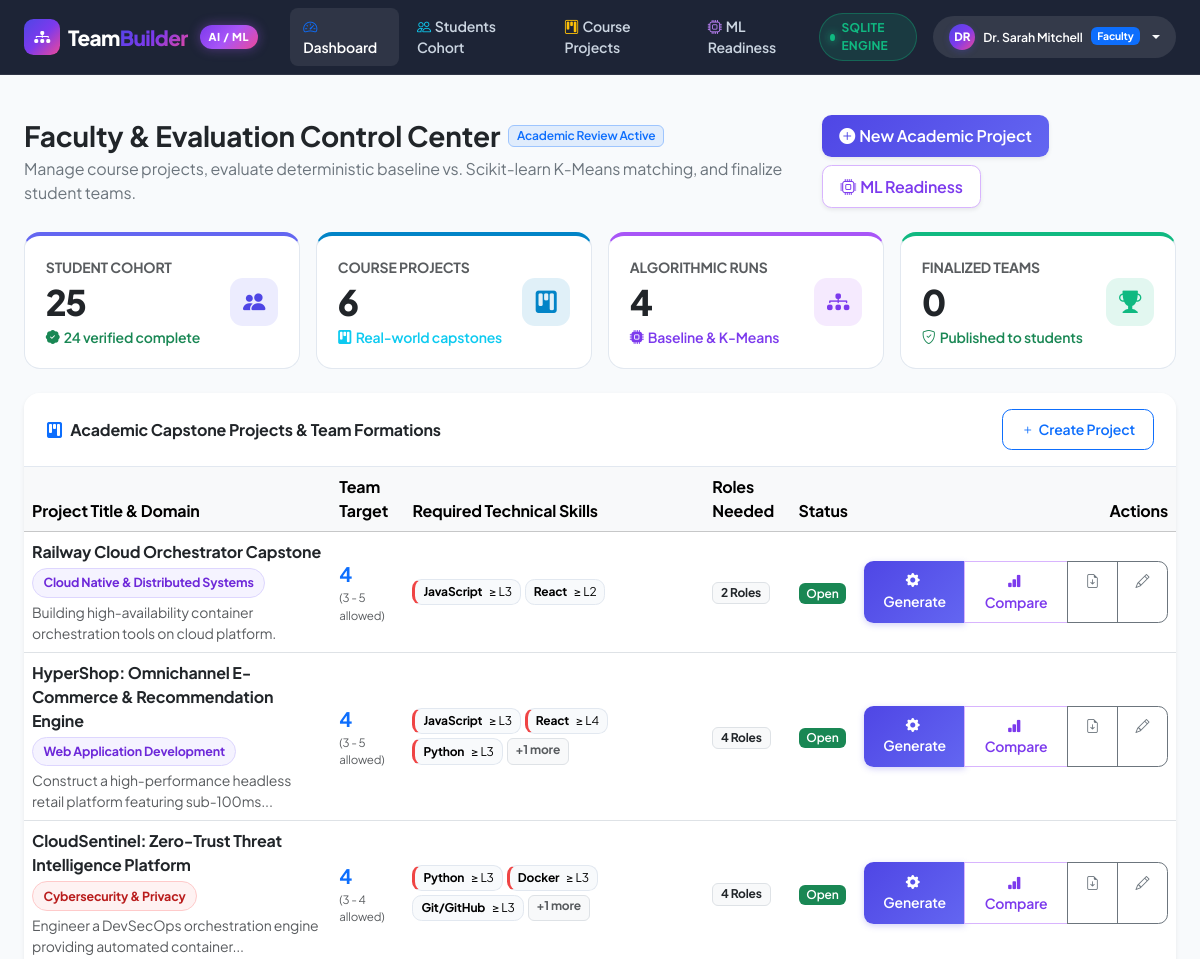
The page /faculty/dashboard (signed in, upper part) on the database as committed earlier.
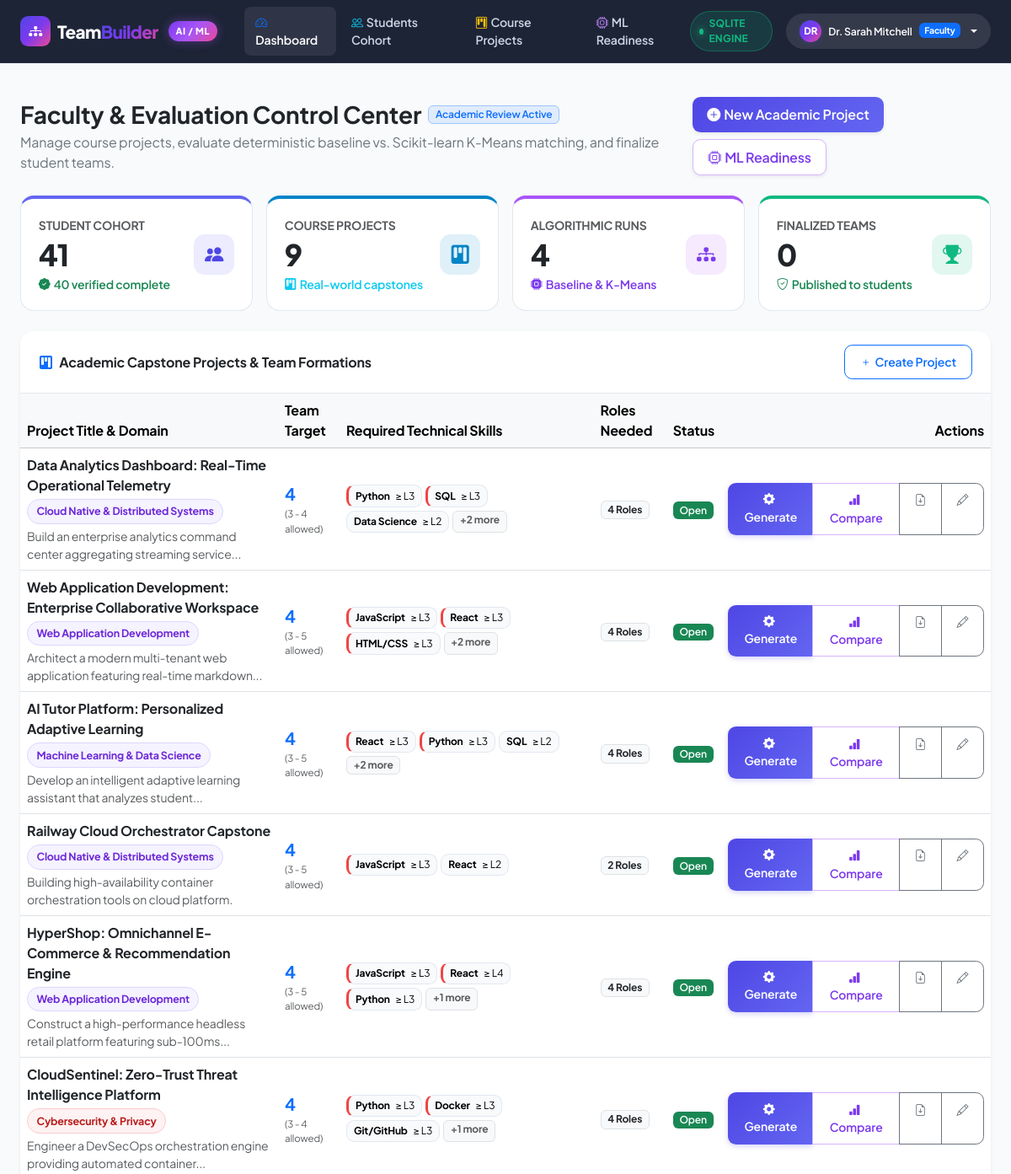
The same page on the database as committed later.
### models/entities.py (models this page shows)
class Project(Base):
    __tablename__ = "projects"
    id = Column(Integer, primary_key=True, autoincrement=True)
    title = Column(String(200), nullable=False)
    description = Column(Text, nullable=True)
    domain = Column(String(100), nullable=False)
    desired_team_size = Column(Integer, nullable=False, default=4)
    min_team_size = Column(Integer, nullable=False, default=3)
    max_team_size = Column(Integer, nullable=False, default=5)
    experience_level_required = Column(String(50), nullable=False, default="Any")  # 'Beginner', 'Intermediate', 'Advanced', 'Any'
    status = Column(String(50), nullable=False, default="Open")  # 'Draft', 'Open', 'Formed', 'Finalized'
    created_by = Column(Integer, ForeignKey("users.id", ondelete="CASCADE"), nullable=False)
    created_at = Column(DateTime, default=datetime.utcnow)
    updated_at = Column(DateTime, default=datetime.utcnow, onupdate=datetime.utcnow)
    creator = relationship("User", back_populates="projects_created")
    required_skills = relationship("ProjectRequiredSkill", back_populates="project", cascade="all, delete-orphan")
    required_roles = relationship("ProjectRequiredRole", back_populates="project", cascade="all, delete-orphan")
    teams = relationship("Team", back_populates="project", cascade="all, delete-orphan")
    generation_runs = relationship("TeamGenerationRun", back_populates="project", cascade="all, delete-orphan")

class ProjectRequiredSkill(Base):
    __tablename__ = "project_required_skills"
    id = Column(Integer, primary_key=True, autoincrement=True)
    project_id = Column(Integer, ForeignKey("projects.id", ondelete="CASCADE"), nullable=False)
    skill_id = Column(Integer, ForeignKey("skills.id", ondelete="CASCADE"), nullable=False)
    min_proficiency = Column(Integer, nullable=False, default=2)  # 1 to 5
    is_mandatory = Column(Boolean, nullable=False, default=True)
    priority_weight = Column(Float, nullable=False, default=1.0)
    __table_args__ = (
        UniqueConstraint("project_id", "skill_id", name="uk_project_skill"),
    )
    project = relationship("Project", back_populates="required_skills")
    skill = relationship("Skill", back_populates="project_requirements")

class Skill(Base):
    __tablename__ = "skills"
    id = Column(Integer, primary_key=True, autoincrement=True)
    name = Column(String(100), unique=True, nullable=False)
    category = Column(String(50), nullable=False)  # 'Frontend', 'Backend', 'Data/AI', 'DevOps', 'Mobile', etc.
    student_skills = relationship("StudentSkill", back_populates="skill")
    project_requirements = relationship("ProjectRequiredSkill", back_populates="skill")

### routes/faculty_routes.py (the view)
@faculty_bp.route("/dashboard")
@login_required
@faculty_required
def dashboard():
    user = get_current_user()
    db = get_db()
    total_students = db.query(StudentProfile).count()
    complete_profiles = db.query(StudentProfile).filter_by(is_profile_complete=True).count()
    total_projects = db.query(Project).count()
    active_runs = db.query(TeamGenerationRun).count()
    finalized_teams = db.query(Team).filter_by(status="Finalized").count()
    projects = db.query(Project).order_by(Project.created_at.desc()).all()
    latest_model_run = db.query(ModelRun).order_by(ModelRun.trained_at.desc()).first()
    return render_template(
        "faculty/dashboard.html",
        current_user=user,
        total_students=total_students,
        complete_profiles=complete_profiles,
        total_projects=total_projects,
        active_runs=active_runs,
        finalized_teams=finalized_teams,
        projects=projects,
        latest_model_run=latest_model_run,
        db_status=db_manager.connection_status_message,
        db_type=db_manager.db_type
    )

### database/db.py (called while the page is built)
def get_db():
    return db_manager.get_session()

    def get_session(self):
        if not getattr(self, "initialized", False):
            self.init_db()
        return self.Session()

    def remove_session(self):
        if getattr(self, "Session", None) is not None:
            try:
                self.Session.remove()
            except Exception as e:
                logger.warning(f"Error removing scoped session: {e}")

### models/entities.py (called while the page is built)
    def is_faculty(self):
        return self.role == "faculty"

    def is_student(self):
        return self.role == "student"

### services/auth_service.py (called while the page is built)
def get_current_user():
    user_id = session.get("user_id")
    if not user_id:
        return None
    db = get_db()
    try:
        return db.query(User).filter_by(id=user_id).first()
    except Exception:
        db.rollback()
        return None

def login_required(f):
    @wraps(f)
    def decorated_function(*args, **kwargs):
        if not session.get("user_id"):
            flash("Please log in to access this page.", "warning")
            return redirect(url_for("auth.login", next=request.url))
        return f(*args, **kwargs)
    return decorated_function

### templates/faculty/dashboard.html (shortened to what the changed rows need)
{% extends "base.html" %}
{% block content %}
<div class="row g-4 py-2">
    <div class="col-12">
        <div class="d-flex flex-column flex-md-row justify-content-between align-items-md-center gap-3">
            <div>
                <div class="d-flex align-items-center gap-2 mb-1">
                    <h1 class="h3 fw-bold mb-0 text-dark">Faculty &amp; Evaluation Control Center</h1>
                </div>
            </div>
        </div>
    </div>
    <div class="col-12">
        <div class="row g-3">
            <div class="col-12 col-sm-6 col-xl-3">
                <div class="stat-card stat-card-accent-primary">
                    <div class="d-flex justify-content-between align-items-center">
                        <div>
                            <div class="text-muted small text-uppercase fw-bold">Student Cohort</div>
                            <div class="stat-card-number text-dark">{{ total_students }}</div>
                            <div class="text-success small fw-semibold"><i class="bi bi-patch-check-fill me-1"></i>{{ complete_profiles }} verified complete</div>
                        </div>
                    </div>
                </div>
            </div>
            <div class="col-12 col-sm-6 col-xl-3">
                <div class="stat-card stat-card-accent-blue">
                    <div class="d-flex justify-content-between align-items-center">
                        <div>
                            <div class="text-muted small text-uppercase fw-bold">Course Projects</div>
                            <div class="stat-card-number text-dark">{{ total_projects }}</div>
                            <div class="text-info small fw-semibold"><i class="bi bi-kanban-fill me-1"></i>Real-world capstones</div>
                        </div>
                    </div>
                </div>
            </div>
        </div>
    </div>
    <div class="col-12">
        <div class="card shadow-sm border-0">
            <div class="table-responsive">
                <table class="table table-hover align-middle mb-0">
                    <thead class="table-light">
                        <tr>
                            <th style="min-width: 250px;">Project Title &amp; Domain</th>
                            <th>Team Target</th>
                            <th style="min-width: 280px;">Required Technical Skills</th>
                            <th>Roles Needed</th>
                            <th>Status</th>
                            <th class="text-end" style="min-width: 220px;">Actions</th>
                        </tr>
                    </thead>
                    <tbody>
                        {% for p in projects %}
                            <tr>
                                <td>
                                    <div class="fw-bold text-dark fs-6">{{ p.title }}</div>
                                    <div class="mt-1">
                                        <span class="domain-pill {% if 'Health' in p.domain %}domain-health{% elif 'Fin' in p.domain %}domain-fintech{% elif 'IoT' in p.domain %}domain-iot{% elif 'Cyber' in p.domain %}domain-cyber{% else %}domain-web{% endif %} small">
                                            {{ p.domain }}
                                        </span>
                                    </div>
                                    <div class="text-muted small mt-1">{{ p.description|truncate(80) }}</div>
                                </td>
                                <td>
                                    <span class="fw-bold fs-5 text-primary">{{ p.desired_team_size }}</span>
                                    <div class="text-muted small" style="font-size: 0.72rem;">({{ p.min_team_size }} - {{ p.max_team_size }} allowed)</div>
                                </td>
                                <td>
                                    <div class="d-flex flex-wrap gap-1">
                                        {% for rs in p.required_skills[:3] %}
                                            <span class="req-pill {% if rs.is_mandatory %}req-pill-mand{% endif %}" style="font-size: 0.75rem; padding: 0.2rem 0.5rem;">
                                                <strong>{{ rs.skill.name }}</strong> &ge; L{{ rs.min_proficiency }}
                                            </span>
                                        {% endfor %}
                                        {% if p.required_skills|length > 3 %}
                                            <span class="badge bg-light text-muted border small">+{{ p.required_skills|length - 3 }} more</span>
                                        {% endif %}
                                    </div>
                                </td>
                                <td>
                                    <span class="badge bg-light text-dark border">
                                        {{ p.required_roles|length }} Roles
                                    </span>
                                </td>
                                <td>
                                    <span class="badge {% if p.status == 'Open' %}bg-success{% elif p.status == 'Formed' %}bg-info text-dark{% else %}bg-secondary{% endif %} fw-semibold">
                                        {{ p.status }}
                                    </span>
                                </td>
                                <td class="text-end">
                                    <div class="btn-group btn-group-sm">
                                        <a href="{{ url_for('generation.project_generation_setup', project_id=p.id) }}" class="btn btn-primary" title="Generate Teams">
                                            <i class="bi bi-gear-fill me-1"></i>Generate
                                        </a>
                                        <a href="{{ url_for('comparison.compare_project_runs', project_id=p.id) }}" class="btn btn-outline-purple" title="Compare Baseline vs ML">
                                            <i class="bi bi-bar-chart-fill me-1"></i>Compare
                                        </a>
                                        <a href="{{ url_for('report.project_reports', project_id=p.id) }}" class="btn btn-outline-secondary" title="Export Reports & CSV">
                                            <i class="bi bi-file-earmark-arrow-down"></i>
                                        </a>
                                        <a href="{{ url_for('faculty.project_edit', project_id=p.id) }}" class="btn btn-outline-secondary" title="Edit Specifications">
                                            <i class="bi bi-pencil"></i>
                                        </a>
                                    </div>
                                </td>
                            </tr>
                        {% else %}
                            <tr>
                                <td colspan="6" class="text-center py-4 text-muted">
                                    No academic projects created yet. Click "Create Project" to get started.
                                </td>
                            </tr>
                        {% endfor %}
                    </tbody>
                </table>
            </div>
        </div>
    </div>
</div>
{% endblock %}

Rows that differ between the two databases and show on the page:
added Project: title "Data Analytics Dashboard: Real-Time Operational Telemetry", domain "Cloud Native & Distributed Systems", description "Build an enterprise analytics command center aggregating streaming service...", desired_team_size "4", min_team_size "3", max_team_size "4", required_skills|length "2", required_roles|length "4", status "Open"
added ProjectRequiredSkill: skill.name "Python", min_proficiency "3", shown under "Data Analytics Dashboard: Real-Time Operational Telemetry"
added ProjectRequiredSkill: skill.name "SQL", min_proficiency "3", shown under "Data Analytics Dashboard: Real-Time Operational Telemetry"
added ProjectRequiredSkill: skill.name "Data Science", min_proficiency "2", is_mandatory False (drawn), shown under "Data Analytics Dashboard: Real-Time Operational Telemetry"
added Project: title "Web Application Development: Enterprise Collaborative Workspace", domain "Web Application Development", description "Architect a modern multi-tenant web application featuring real-time markdown...", desired_team_size "4", min_team_size "3", max_team_size "5", required_skills|length "2", required_roles|length "4", status "Open"
added ProjectRequiredSkill: skill.name "JavaScript", min_proficiency "3", shown under "Web Application Development: Enterprise Collaborative Workspace"
added ProjectRequiredSkill: skill.name "React", min_proficiency "3", shown under "Web Application Development: Enterprise Collaborative Workspace"
added ProjectRequiredSkill: skill.name "HTML/CSS", min_proficiency "3", shown under "Web Application Development: Enterprise Collaborative Workspace"
added Project: title "AI Tutor Platform: Personalized Adaptive Learning", domain "Machine Learning & Data Science", description "Develop an intelligent adaptive learning assistant that analyzes student...", desired_team_size "4", min_team_size "3", max_team_size "5", required_skills|length "2", required_roles|length "4", status "Open"
added ProjectRequiredSkill: skill.name "React", min_proficiency "3", shown under "AI Tutor Platform: Personalized Adaptive Learning"
added ProjectRequiredSkill: skill.name "Python", min_proficiency "3", shown under "AI Tutor Platform: Personalized Adaptive Learning"
added ProjectRequiredSkill: skill.name "SQL", min_proficiency "2", is_mandatory False (drawn), shown under "AI Tutor Platform: Personalized Adaptive Learning"
Other text that changed with them:
{{ total_students }}: "25" → "41"
{{ complete_profiles }}: "24" → "40"
{{ total_projects }}: "6" → "9"
